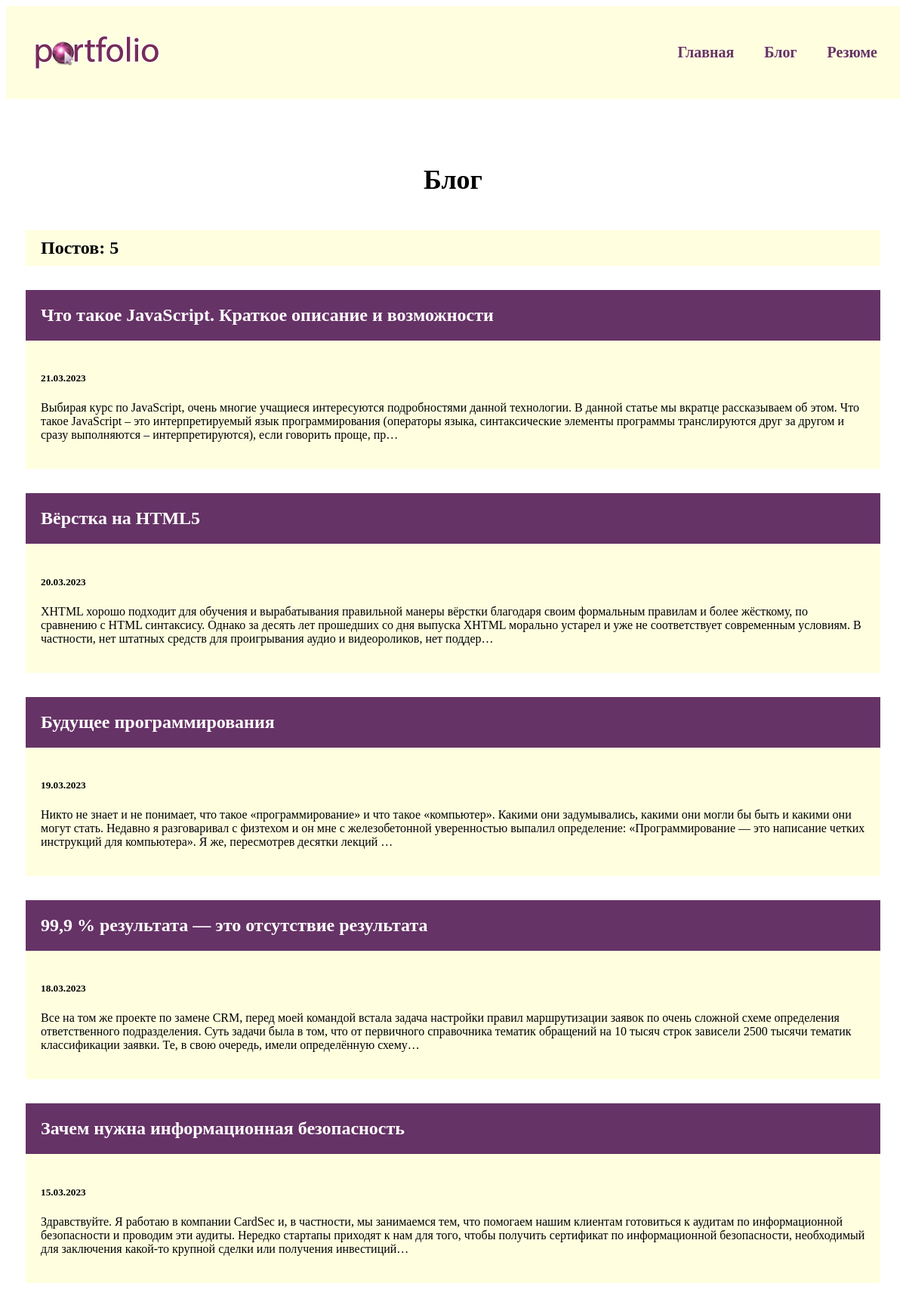
Screenshot of /blog/ with the database file from the repository.
### blog/models.py (models this page shows, shortened)
class Blog(models.Model):
    title = models.CharField(max_length=200)
    description = models.TextField()
    date = models.DateField()

### blog/views.py (the view)
# urls.py: path('', views.blogs, name='blogs'),
def blogs(request):
    blogs = Blog.objects.order_by('-date')
    return render(request, 'blog/blogs.html', {'blogs': blogs})

### blog/templates/blog/blogs.html
{% extends 'skills/base.html' %}
{% block content %}
<h1>Блог</h1>
<h2 class="count">Постов: {{ blogs.count }}</h2>
{% for blog in blogs %}
<div class="element">
    <h2 class="top"><a href="{% url 'blog:detail' blog.id %}">{{ blog.title }}</a></h2>
    <div class="blog_text">
        <h5>{{ blog.date|date:'d.m.Y' }}</h5>
        <p>{{ blog.description|striptags|truncatechars:360 }}</p>
    </div>
</div>
{% endfor %}
{% endblock %}

### skills/static/css/style.css (style rules this page uses)
.element, .count { background: lightyellow; border: 6px solid #FFF; margin: 20px 0; }
.content h1 { text-align: center; margin: 60px 0 40px; font-size: 36px; }
.top { background:#663366; margin: 0; }
.top a { color: #FFF; text-decoration: none; padding: 20px; display: block; }
.blog_text { padding: 20px; box-sizing: border-box; }
.count { padding: 10px 20px; box-sizing: border-box; }

### rows the page displays
Blog: title "Что такое JavaScript. Краткое описание и возможности", date "21.03.2023", description "Выбирая курс по JavaScript, очень многие учащиеся интересуются подробностями данной технологии. В данной статье мы вкратце рассказываем об этом. Что такое JavaScript – это интерпретируемый язык программирования (операторы языка, синтаксические элементы программы транслируются друг за другом и сразу выполняются – интерпретируются), если говорить проще, пр…"
Blog: title "Вёрстка на HTML5", date "20.03.2023", description "XHTML хорошо подходит для обучения и вырабатывания правильной манеры вёрстки благодаря своим формальным правилам и более жёсткому, по сравнению с HTML синтаксису. Однако за десять лет прошедших со дня выпуска XHTML морально устарел и уже не соответствует современным условиям. В частности, нет штатных средств для проигрывания аудио и видеороликов, нет поддер…"
Blog: title "Будущее программирования", date "19.03.2023", description "Никто не знает и не понимает, что такое «программирование» и что такое «компьютер». Какими они задумывались, какими они могли бы быть и какими они могут стать. Недавно я разговаривал с физтехом и он мне с железобетонной уверенностью выпалил определение: «Программирование — это написание четких инструкций для компьютера». Я же, пересмотрев десятки лекций …"
Blog: title "99,9 % результата — это отсутствие результата", date "18.03.2023", description "Все на том же проекте по замене CRM, перед моей командой встала задача настройки правил маршрутизации заявок по очень сложной схеме определения ответственного подразделения. Суть задачи была в том, что от первичного справочника тематик обращений на 10 тысяч строк зависели 2500 тысячи тематик классификации заявки. Те, в свою очередь, имели определённую схему…"
Blog: title "Зачем нужна информационная безопасность", date "15.03.2023", description "Здравствуйте. Я работаю в компании CardSec и, в частности, мы занимаемся тем, что помогаем нашим клиентам готовиться к аудитам по информационной безопасности и проводим эти аудиты. Нередко стартапы приходят к нам для того, чтобы получить сертификат по информационной безопасности, необходимый для заключения какой-то крупной сделки или получения инвестиций…"

### other values shown
{{ blogs.count }} "5"
